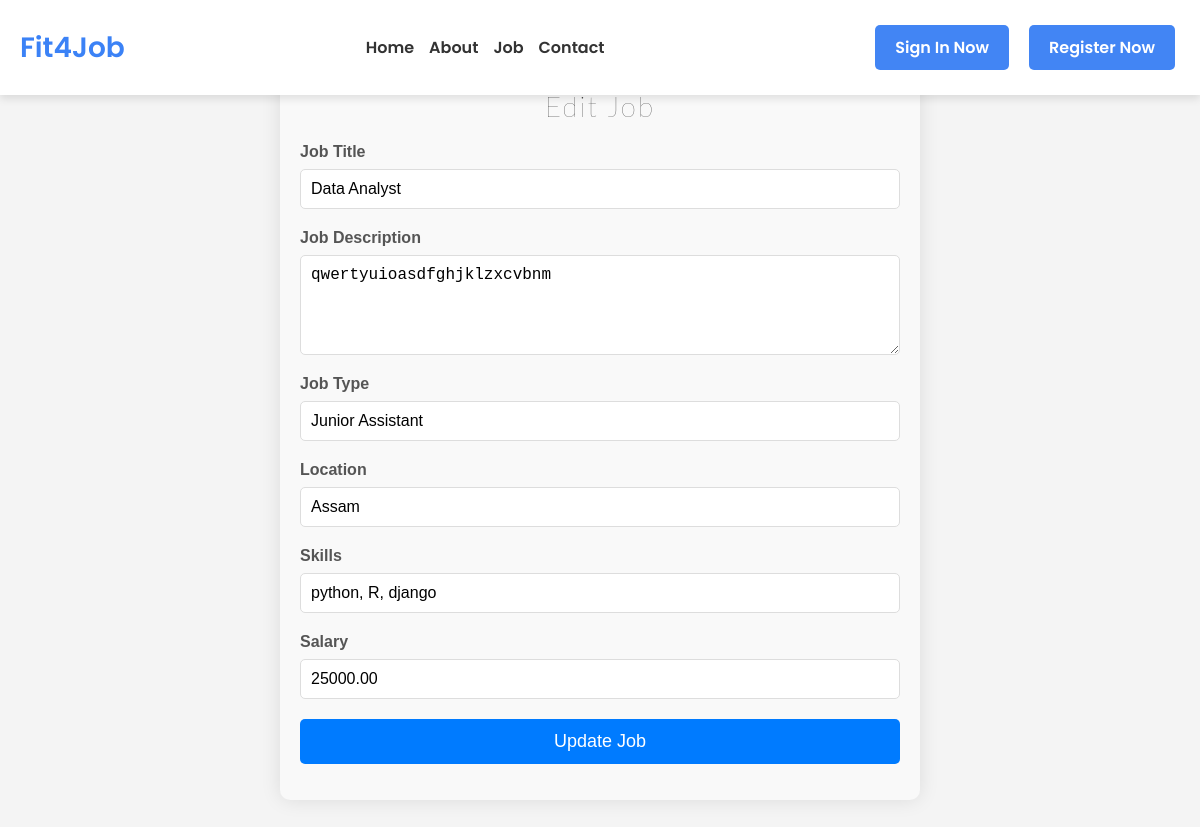
Page /job/edit/1/ on the committed database.
### ats_app/models.py (models this page shows, shortened)
class Job(models.Model):
    title = models.CharField(max_length=100)
    description = models.TextField()
    job_type = models.CharField(max_length=50)
    location = models.CharField(max_length=100)
    skills = models.CharField(max_length=200)
    salary = models.DecimalField(max_digits=10, decimal_places=2)
    created_at = models.DateTimeField(default=timezone.now)
    updated_at = models.DateTimeField(auto_now=True)
    user = models.ForeignKey(User, on_delete=models.CASCADE)

### ats_app/views.py (the view, shortened to what this page needs)
# urls.py: path('job/edit/<int:job_id>/', edit_job, name='edit_job'),
def edit_job(request, job_id):
    job = Job.objects.get(id=job_id)
    return render(request, 'main/edit_job.html', {'job': job})

### templates/main/edit_job.html (shortened to what this page needs)
{% extends 'base.html' %}
{% load static %}
{% block content %}
<div class="form-container">
    <h1>Edit Job</h1>
    <form method="POST">
        <label for="job_title">Job Title</label>
        <input type="text" id="job_title" name="job_title" value="{{ job.title }}" required>
        <label for="job_description">Job Description</label>
        <textarea id="job_description" name="job_description" required>{{ job.description }}</textarea>
        <label for="job_type">Job Type</label>
        <input type="text" id="job_type" name="job_type" value="{{ job.job_type }}" required>
        <label for="location">Location</label>
        <input type="text" id="location" name="location" value="{{ job.location }}" required>
        <label for="skills">Skills</label>
        <input type="text" id="skills" name="skills" value="{{ job.skills }}" required>
        <label for="salary">Salary</label>
        <input type="text" id="salary" name="salary" value="{{ job.salary }}" required>
        <button type="submit" class="btn">Update Job</button>
    </form>
</div>
{% endblock content %}

### static/css/style copy.css (style rules this page uses)
body { font-family: 'Poppins', sans-serif; margin: 0; padding: 0; background-color: #f4f4f4; color: #333; margin-top: 80px; }
body { margin: 0; }
h1 { font-family: 'Lato', sans-serif; font-weight: 200; letter-spacing: 2px; font-size: 35px; }

### static/css/job_category.css (style rules this page uses)
html, body { overflow-x: hidden; }

### static/css/about.css (style rules this page uses)
html, body { height: 100%; margin: 0; }

### templates/main/edit_job.html (style rules this page uses)
.form-container { max-width: 600px; margin: 50px auto; padding: 20px; background-color: #f9f9f9; border-radius: 10px; box-shadow: 0 0 20px rgba(0, 0, 0, 0.1); font-family: 'Arial', sans-serif; }
.form-container h1 { text-align: center; font-size: 28px; margin-bottom: 20px; color: #333; }
.form-container label { display: block; font-weight: bold; margin-bottom: 8px; color: #555; }
.form-container input[type="text"], .form-container textarea { width: 100%; padding: 10px; margin-bottom: 20px; border: 1px solid #ddd; border-radius: 5px; font-size: 16px; }
.form-container textarea { height: 100px; resize: vertical; }
.form-container .btn { display: block; width: 100%; padding: 12px; background-color: #007bff; border: none; color: #fff; font-size: 18px; cursor: pointer; border-radius: 5px; transition: background-color 0.3s ease; }

### rows in the picture
Job: job_title "Data Analyst", job_description "qwertyuioasdfghjklzxcvbnm", job_type "Junior Assistant", location "Assam", skills "python, R, django", salary "25000.00"
